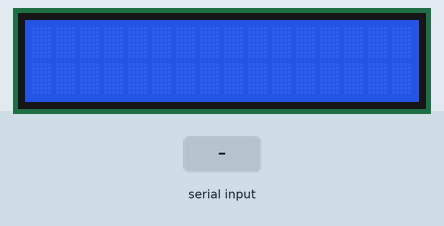
Simulated run of this sketch. Board: Arduino Uno, built with avr-gcc and run on an emulated ATmega328P. On the bench: 16×2 character LCD. The test bench sets the inputs (shaded band). What the sketch prints to the serial monitor is not drawn.

Above: at 1.3 s.
1.4 s: "h" received over Serial
At 2.4 s:
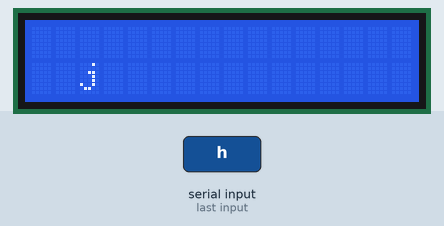
3.0 s: "H" received over Serial
At 3.7 s:
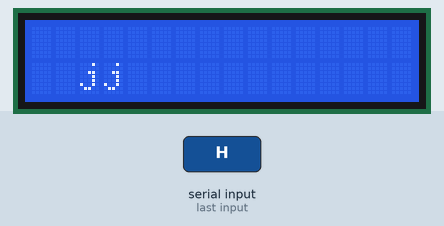
4.6 s: "a" received over Serial
At 5.9 s:
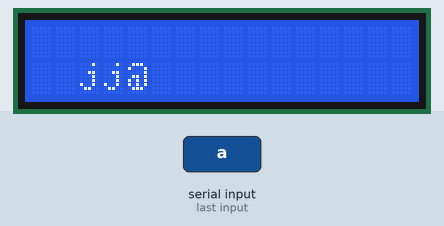
6.2 s: "A" received over Serial
At 7.4 s:
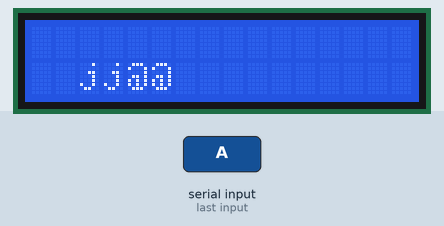
7.8 s: "h" received over Serial
At 8.6 s:
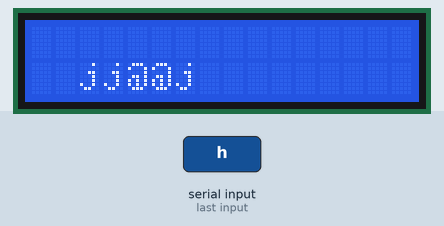
9.4 s: "H" received over Serial
At 9.8 s:
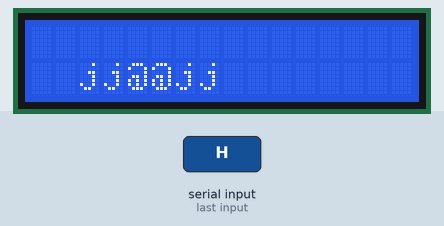
Timing chart, 0 to 12.0 s (numbered marks = the images above; inputs shaded):
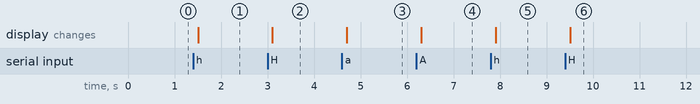

Measured:
- after the input at 1.4 s, the display: changes after 0.11 s (image 1)
- after the input at 3.0 s, the display: changes after 0.11 s (image 2)
- after the input at 4.6 s, the display: changes after 0.11 s (image 3)
- after the input at 6.2 s, the display: changes after 0.11 s (image 4)
- after the input at 7.8 s, the display: changes after 0.11 s (image 5)
- after the input at 9.4 s, the display: changes after 0.11 s (image 6)

The sketch:

lcd_3.ino
```cpp
//YWROBOT
//Compatible with the Arduino IDE 1.0
//Library version:1.1
#include <Wire.h>
#include <LiquidCrystal_I2C.h>

LiquidCrystal_I2C lcd(0x27, 20, 4); // set the LCD address to 0x27 for a 16 chars and 2 line display

//const int password = 1412;


char tempVar;
char jejeje[20];
int counter = 0;


void setup()
{
  Serial.begin(9600);
  lcd.init();                      // initialize the lcd
  lcd.init();
  lcd.begin(16, 2);
  // Print a message to the LCD.
  lcd.backlight();
  lcd.setCursor(1, 0);
  //  lcd.setCursor(2,1);
  //  lcd.print("Steph :>");
}


void loop() {
restart:
  if (Serial.available()) {
    // wait a bit for the entire message to arrive
    delay(100);
    // clear the screen
    // read all the available characters
    while (Serial.available() > 0) {

      tempVar = convertToJejemon( Serial.read() );

      Serial.println(" tempvar =" );
      Serial.println(tempVar);

      //display each character to the LCD
      if (tempVar == '#') {
        lcd.clear();

        lcd.setCursor(2, 1);
        for (int x = 0; x < 20; x++) jejeje[x] = ' ';
        counter = 0;
      } else {
        jejeje[counter++] = tempVar;
//        lcd.print(jejeje);
      }

      Serial.println("JEJEmon message :");
      for (int x = 0; x < 20; x++) {

        Serial.print(jejeje[x]);
      }

      Serial.println("");
      lcd.clear();
      lcd.setCursor(2, 1);
      lcd.print(jejeje);
     // counter = 0;
                //      for (int positionCounter = 0; positionCounter < 13; positionCounter++) {
                //        // scroll one position left:
                //        lcd.scrollDisplayLeft();
                //        // wait a bit:
                //        delay(150);
                //      }
    }
  }
}

char convertToJejemon(char var) {
  switch (var) {
    case 'h': case 'H':
      return 'j';
      break;
    case 'a': case 'A':
      return '@';
      break;
    case 'e': case 'E':
      return '3';
      break;
    case 'o': case 'O':
      return '0';
      break;
    case 'l': case 'L':
      return '7';
      break;
    case 'i': case 'I':
      return '1';
      break;
    case 's': case 'S':
      return '$';
      break;
    case 'g': case 'G':
      return '6';
      break;
    case 'u':
      return 'U';
      break;
    default:
      return var;
      break;
  }
}
```
